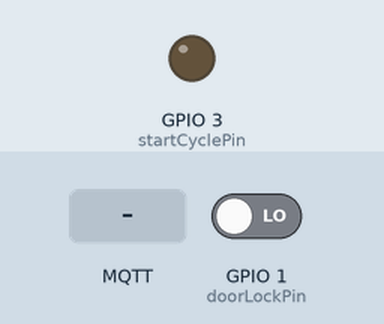
A sketch run on a simulated ESP8266 (NodeMCU). On the bench: output pins drawn as LEDs (lit = HIGH). The inputs (shaded band) are chosen by the test bench; at power-on: GPIO 1 (doorLockPin) LOW. WiFi joins after 1.5 s; servers stay silent unless stated; no MQTT or app messages arrive unless stated.

Above: at 2.7 s.
2.8 s: MQTT message "ON" arrives on the first subscribed topic
At 3.2 s:
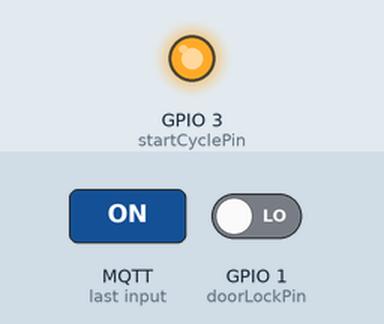
Timing chart, 0 to 5.8 s (numbered marks = the images above; inputs shaded):
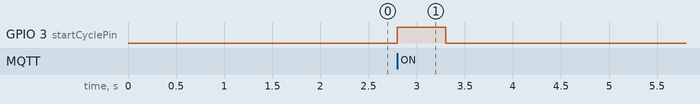

The sketch:

ESP01_Washer_Machine_simple_controller.ino
```cpp
// #==================================================================#
// ‖ Author: Luis Alejandro Domínguez Bueno (LADBSoft)                ‖
// ‖ Date: 2019-03-20                                    Version: 1.1 ‖
// #==================================================================#
// ‖ Name: ESP8266 MQTT Washing machine simple controller             ‖
// ‖ Description: A small sketch for the ESP8266 (ESP-01 to be exact) ‖
// ‖ for implementing a couple of functionalities I think any washing ‖
// ‖ machine should have: end-of-program alerts and time delay.       ‖
// ‖ My cheap washing machine had no way of telling me it had         ‖
// ‖ finished washing my clothes, nor any way of setting a time       ‖
// ‖ delay. That had to be changed :).                                ‖
// ‖                                                                  ‖
// ‖ With this sketch in a tiny ESP-01, the status of the door lock   ‖
// ‖ is transmitted to my home automation server using MQTT, so I can ‖
// ‖ create notifications in my phone to notice when the washing      ‖
// ‖ program has finished, and a command can be sent to start or      ‖
// ‖ pause the washing program.                                       ‖
// #==================================================================#
// ‖ Version history:                                                 ‖
// #==================================================================#
// ‖ 1.1:  Added WiFi Manager, to enable new WiFi configuration       ‖
// ‖ without reprogramming. Minor code cleaning.                      ‖
// ‖ 1.0:  Code cleanup. First stable version.                        ‖
// ‖ 0.4a: Disabled serial communication in order to use GPIO 1 and 3 ‖
// ‖ instead of 0 and 4, after confronting some issues.               ‖
// ‖ 0.3a: Basic door lock sense support added.                       ‖
// ‖ 0.2a: Basic cycle start support added.                           ‖
// ‖ 0.1a: Start of development. Connection to the MQTT server and    ‖
// ‖ communication tests.                                             ‖
// #==================================================================#

// +------------------------------------------------------------------+
// |                        I N C L U D E S                           |
// +------------------------------------------------------------------+
#include <ESP8266WiFi.h>
#include <DNSServer.h>
#include <ESP8266WebServer.h>
#include <WiFiManager.h>
#include <WiFiClient.h>
#include <PubSubClient.h>
#include "Configuration.h"

// +------------------------------------------------------------------+
// |                         G L O B A L S                            |
// +------------------------------------------------------------------+

WiFiClient espClient;
PubSubClient client(espClient);
long lastCheck = 0;
bool wasDoorLocked = false;
int doorUnlockedFor = 0;

// +------------------------------------------------------------------+
// |                           S E T U P                              |
// +------------------------------------------------------------------+

void setup() {
  //Disable Serial pins in order to use them as GPIO
  pinMode(1,FUNCTION_3); //TX
  pinMode(3,FUNCTION_3); //RX

  pinMode(startCyclePin, OUTPUT);   // For washing cycle start
  pinMode(doorLockPin, INPUT);      // For door lock detection

  setup_wifi();
  client.setServer(mqttServer, mqttPort);
  client.setCallback(callback);
}

// +------------------------------------------------------------------+
// |                            L O O P                               |
// +------------------------------------------------------------------+

void loop() {
  if (!client.connected()) {
    reconnect();
  }
  client.loop();

  long now = millis();
  //Check status every 5 seconds
  if (now - lastCheck > 5000) {
    lastCheck = now;

    if (isDoorLocked()) {
      if (!wasDoorLocked) {
        wasDoorLocked = true;
        client.publish(mqttStartTopic, "ON");
      }

      client.publish(mqttDoorTopic, "CLOSED");

      if (doorUnlockedFor > 0) {
        doorUnlockedFor = 0;
      }
    } else {
      if (wasDoorLocked) {
        doorUnlockedFor++;
      }

      //Door needs to be unlocked for 10 seconds (2 checks). This is
      //done to avoid misunderstanding power fluctuations as
      //unlocking signals.
      if (doorUnlockedFor >= 2) {
        client.publish(mqttDoorTopic, "OPEN");

        client.publish(mqttStartTopic, "OFF");
        wasDoorLocked = false;
      }
    }
  }
}

// +------------------------------------------------------------------+
// |                     S U B R O U T I N E S                        |
// +------------------------------------------------------------------+

void setup_wifi() {
  WiFiManager wifiManager;
  wifiManager.setTimeout(180); //3 minutes

  if(!wifiManager.autoConnect(wifiSsid, wifiPassword)) {
    //Retry after 3 minutes with no WiFi connection
    ESP.reset();
    delay(5000);
  }
}

void callback(char* topic, byte* payload, unsigned int length) {
  //Add \0 to payload, to convert it to string later
  byte* payloadNull = (byte*)malloc(length+1);
  memcpy(payloadNull, payload, length);
  payloadNull[length] = '\0';

  if(String(topic).equals(String(mqttStartTopic))) {
    if (String((char*)payloadNull).equals("ON")) {
      startWashingCycle();
    }
  }
}

void reconnect() {
  // Loop until we're reconnected
  while (!client.connected()) {
    // Attempt to connect
    if (client.connect(mqttClientId, mqttUser, mqttPassword)) {
      // Once connected, resubscribe
      client.subscribe(mqttStartTopic);
    } else {
      // Wait 5 seconds before retrying
      delay(5000);
    }
  }
}

bool isDoorLocked() {
  //Returns true if pin is high (door is locked); false otherwise
  return digitalRead(doorLockPin) == 1;
}

void startWashingCycle() {
  if(!isDoorLocked()) {
    //Presses the start button for 0.5 seconds
    digitalWrite(startCyclePin, HIGH);
    delay(500);
    //Releases the start button and waits for the washing cycle to start
    //(the door will lock after some time)
    digitalWrite(startCyclePin, LOW);
    while(!isDoorLocked()) {
      delay(1000);
    }
  }
}
```

Configuration.h
```cpp
// +------------------------------------------------------------------+
// |                       C O N S T A N T S                          |
// +------------------------------------------------------------------+

//MQTT
const char* mqttServer     = "<YourMQTTServerIP>";
const int   mqttPort       = 1883;
const char* mqttUser       = "<YourMQTTServerUser>";
const char* mqttPassword   = "<YourMQTTServerPassword>";
const char* mqttClientId   = "<ANewMQTTClientID>";
const char* mqttDoorTopic  = "<ANewMQTTTopic>";
const char* mqttStartTopic = "<ANewMQTTTopic2>";

// GPIO
const byte  startCyclePin  = 3;
const byte  doorLockPin    = 1;

// WI-FI CONFIGURATION NETWORK. IF THE ESP01 CANNOT CONNECT TO THE
// LAST WI-FI SPOT USED, A NEW CONNECTION WITH THIS SSID AND
// PASSWORD IS CREATED ON THE ESP01, SO YOU CAN CONNECT TO IT AND
// CONFIGURE THE NEW CONNECTION
const char* wifiSsid         = "<NewSSID>";
const char* wifiPassword     = "<NewPassword>";
```

Measured:
- after the input at 2.8 s, GPIO 3 (startCyclePin): LOW → HIGH at once, → LOW 0.50 s later
